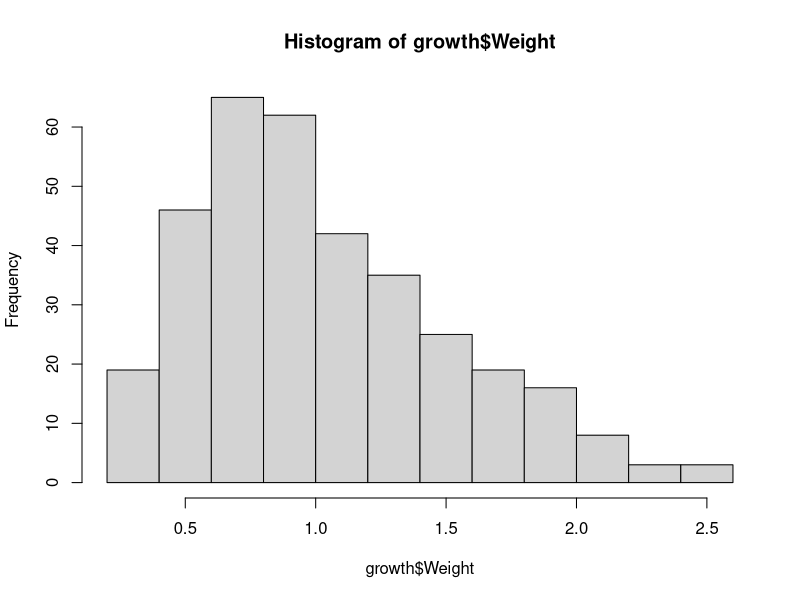
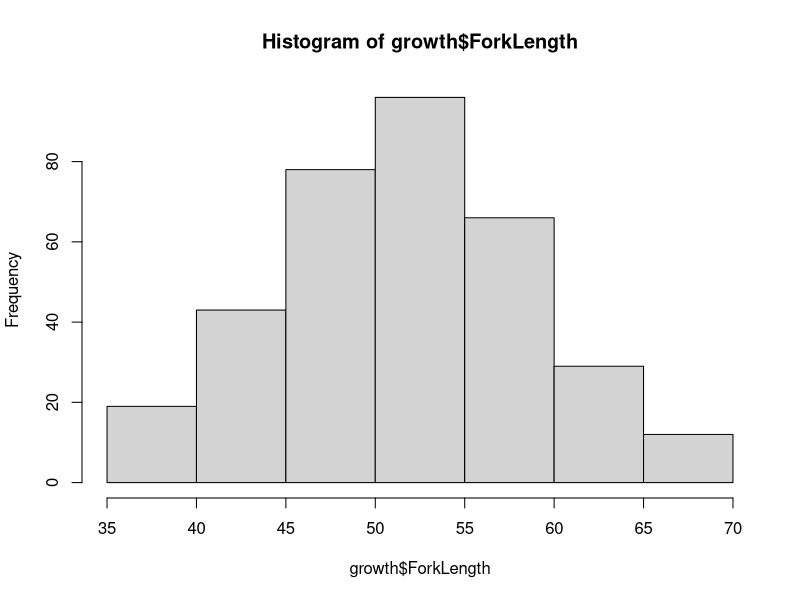
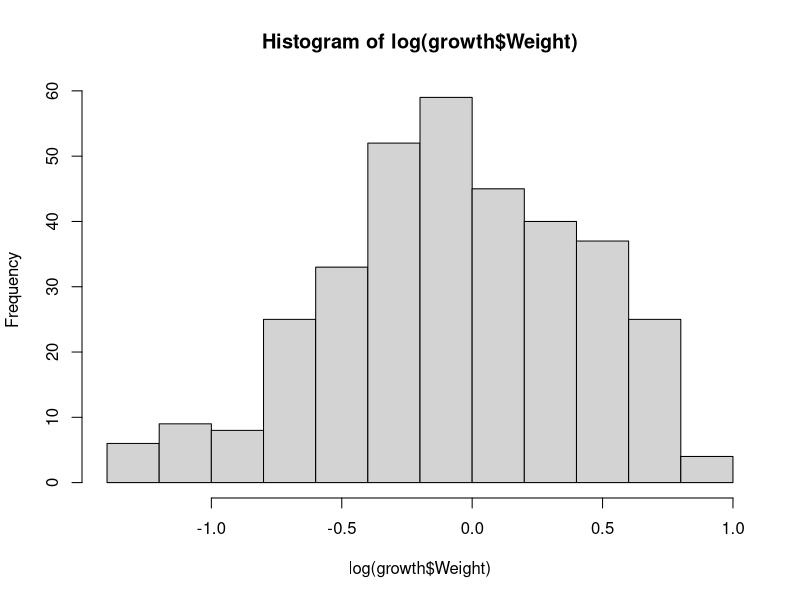
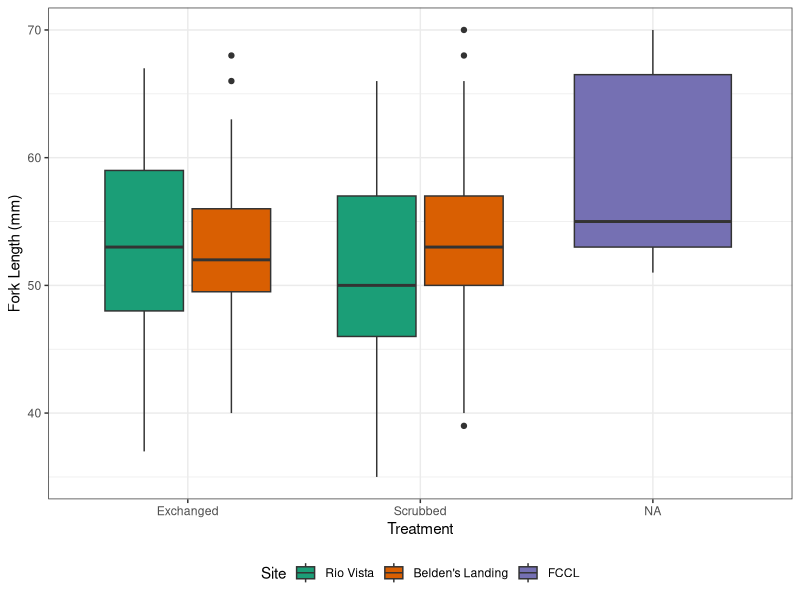
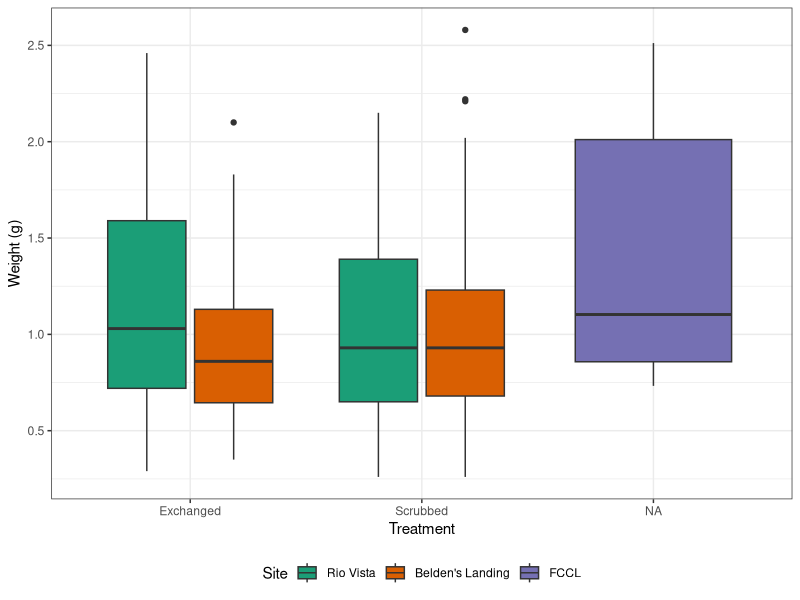
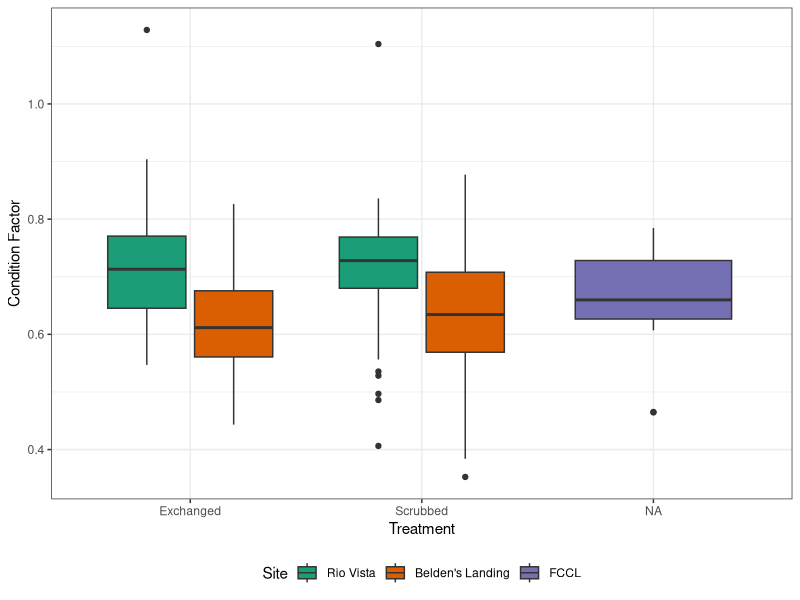
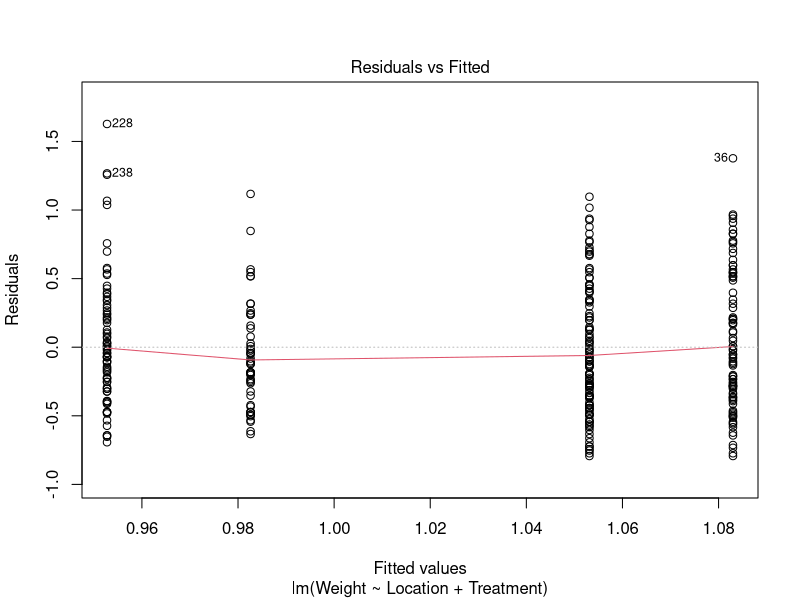
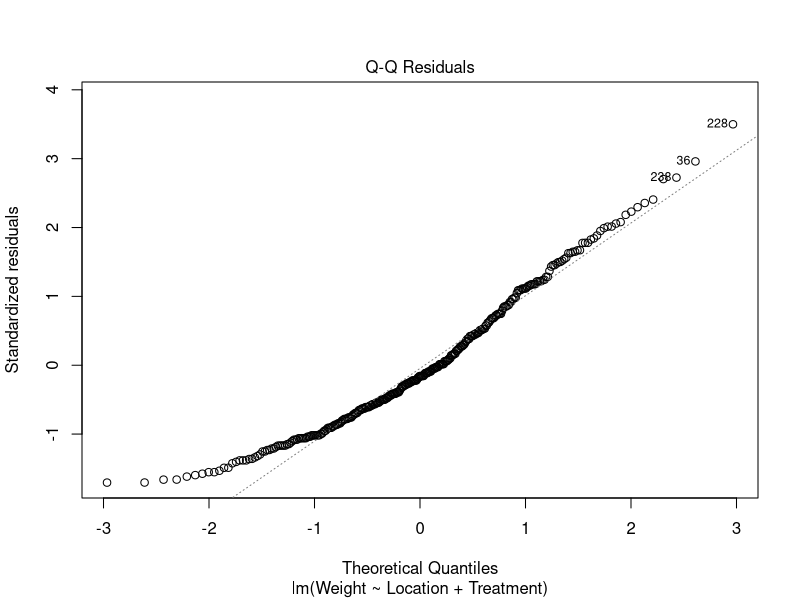

Source code (R) for these figures, in order: (Note: this script raises an error after producing the figures.)

#################################################################
#growht data
library(tidyverse)
library(lubridate)
library(readxl)
growth = read_xlsx("data/BiofoulingStudyCageRemovals.xlsx")


str(growth)
hist(growth$Weight)
hist(growth$ForkLength)
hist(log(growth$Weight))

#CF = Wb/L^3 * 100 where wb is body weight in mg and L is fork length in mm


growth = mutate(growth, Treatment = factor(Treatment, levels = c("Flip", "Scrub"), 
                                           labels = c("Exchanged", "Scrubbed")),
                Site = factor(Location, levels = c("Rio Vista", "Montezuma", "FCCL"), 
                              labels = c("Rio Vista", "Belden's Landing", "FCCL")),
                Condition = Weight*1000/(ForkLength^3)*100)

ggplot(growth, aes(x = Treatment, fill = Site, y = ForkLength))+ geom_boxplot()+
  theme_bw()+
  scale_fill_brewer(palette = "Dark2")+
  theme(legend.position = "bottom")+
  ylab("Fork Length (mm)")

ggplot(growth, aes(x = Treatment, fill = Site, y = Weight))+ geom_boxplot()+
  theme_bw()+
  scale_fill_brewer(palette = "Dark2")+
  theme(legend.position = "bottom")+
  ylab("Weight (g)")

ggplot(growth, aes(x = Treatment, fill = Site, y = Condition))+ geom_boxplot()+
  theme_bw()+
  scale_fill_brewer(palette = "Dark2")+
  theme(legend.position = "bottom")+
  ylab("Condition Factor")


g1 = lm(Weight ~ Location + Treatment, data = growth)
summary(g1)
plot(g1)

g2 = lm(ForkLength ~ Location + Treatment, data = growth)
summary(g2)
plot(g2)


g2 = lm(Condition~ Location + Treatment, data = growth)
summary(g2)
plot(g2)

#######################################################################
#now for lab data

labgrowth = read_excel("data/BiofoulingStudy_FishDissections.xlsx")


#CF = Wb/L^3 * 100 where wb is body weight in mg and L is fork length in mm


labgrowth = mutate(labgrowth, Treatment = factor(Treatment, levels = c("Control", "Flip", "Scrub"), 
                                           labels = c("Control", "Exchanged", "Scrubbed")),
                Site = factor(Location, levels = c("Rio Vista", "Montezuma", "FCCL"), 
                              labels = c("Rio Vista", "Belden's Landing", "FCCL")),
                Condition = LabWeight_g*1000/(LabForkLength_mm^3)*100)

ggplot(labgrowth, aes(x = Treatment, fill = Site, y = LabForkLength_mm))+ geom_boxplot()+
  theme_bw()+
  scale_fill_brewer(palette = "Dark2")+
  theme(legend.position = "bottom")+
  ylab("Fork Length (mm)")

ggplot(labgrowth, aes(x = Treatment, fill = Site, y = LabWeight_g))+ geom_boxplot()+
  theme_bw()+
  scale_fill_brewer(palette = "Dark2")+
  theme(legend.position = "bottom")+
  ylab("Weight (g)")

ggplot(labgrowth, aes(x = Treatment, fill = Site, y = Condition))+ geom_boxplot()+
  theme_bw()+
  scale_fill_brewer(palette = "Dark2")+
  theme(legend.position = "bottom")+
  ylab("Condition Factor")


g1 = lm(LabWeight_g ~ Location + Treatment, data = filter(labgrowth, Location != "FCCL"))
summary(g1)
plot(g1)

g2 = lm(ForkLength ~ Location + Treatment, data = filter(labgrowth, Location != "FCCL"))
summary(g2)
plot(g2)


g2 = lm(Condition~ Location + Treatment, data = filter(labgrowth, Location != "FCCL"))
summary(g2)
plot(g2)

